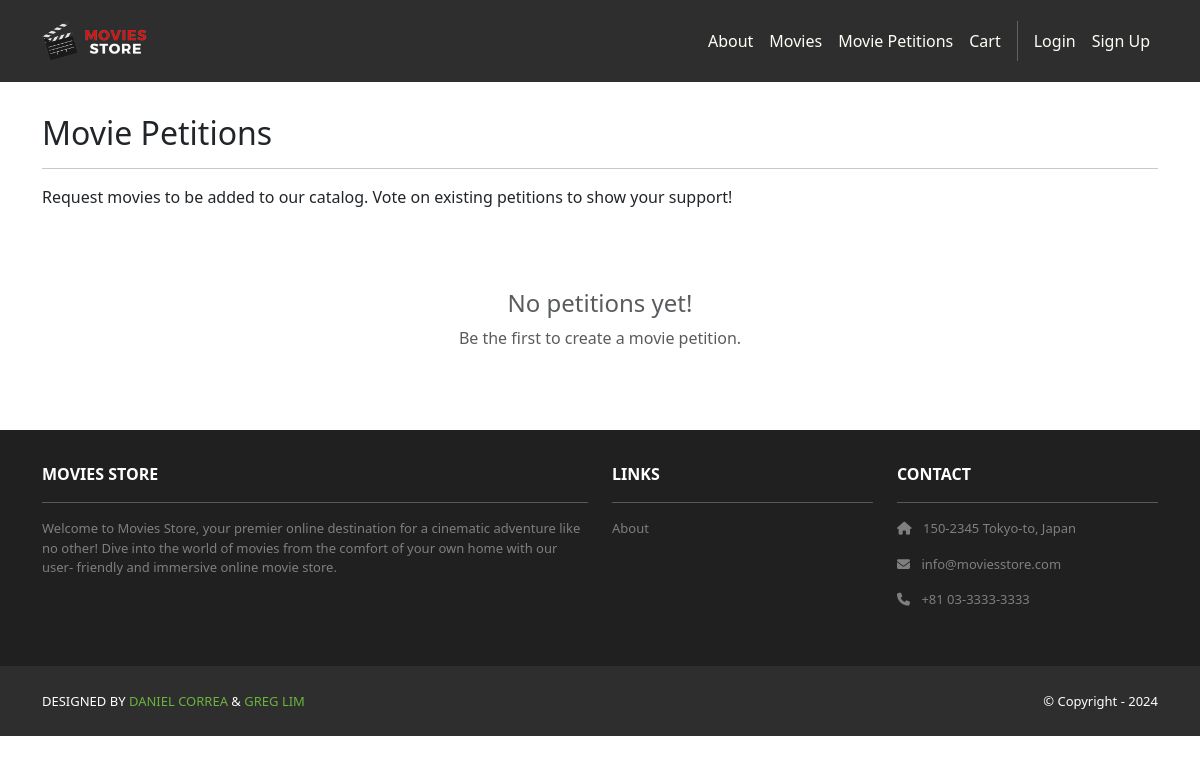
The app's page /movies/petitions/, older data.
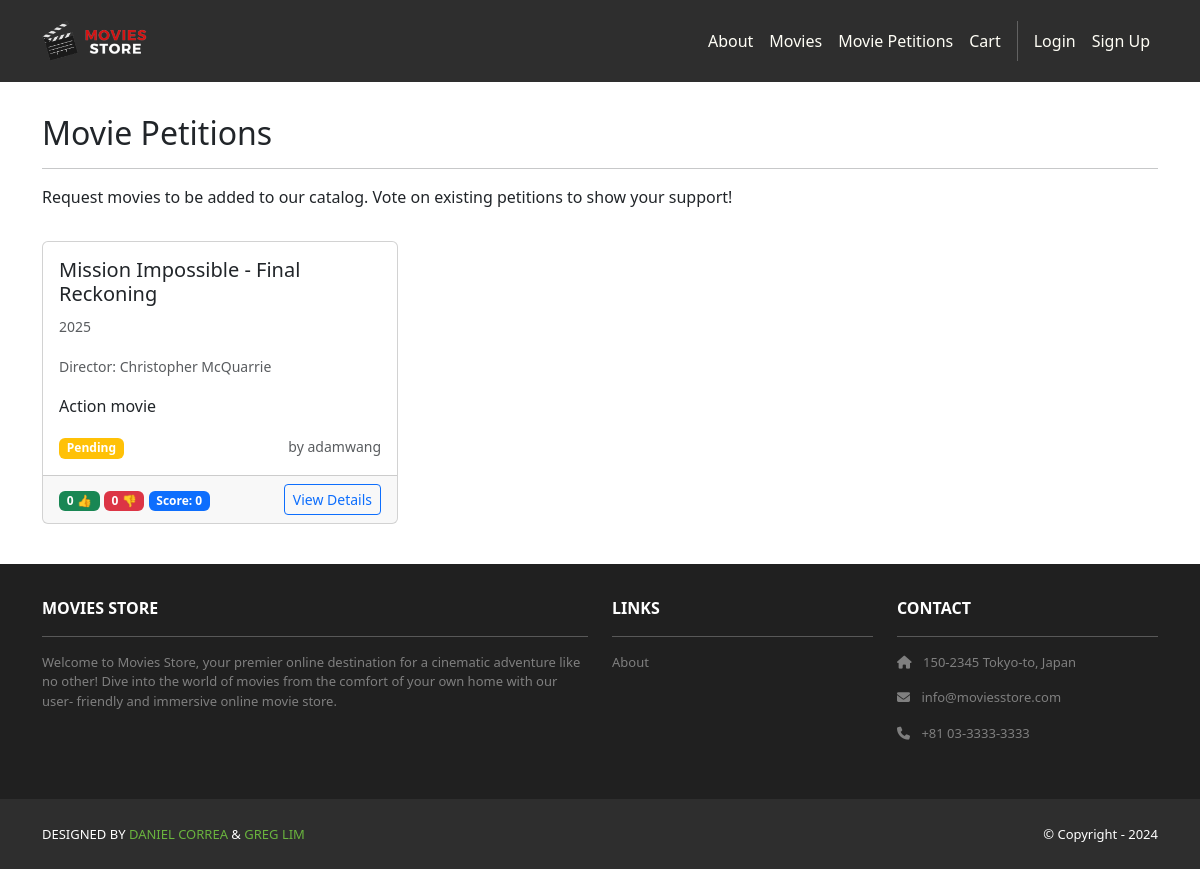
The same page, newer data.
### movies/models.py (models this page shows, shortened)
class MoviePetition(models.Model):
    id = models.AutoField(primary_key=True)
    movie_title = models.CharField(max_length=255)
    movie_description = models.TextField(blank=True, null=True)
    movie_year = models.IntegerField(blank=True, null=True)
    movie_director = models.CharField(max_length=255, blank=True, null=True)
    created_by = models.ForeignKey(User, on_delete=models.CASCADE)
    created_at = models.DateTimeField(auto_now_add=True)
    status = models.CharField(max_length=20, choices=[
        ('pending', 'Pending'),
        ('approved', 'Approved'),
        ('rejected', 'Rejected')
    ], default='pending')
    def get_vote_score(self):
        upvotes = self.petitionvote_set.filter(vote_type='upvote').count()
        downvotes = self.petitionvote_set.filter(vote_type='downvote').count()
        return upvotes - downvotes
    def get_upvotes(self):
        return self.petitionvote_set.filter(vote_type='upvote').count()
    def get_downvotes(self):
        return self.petitionvote_set.filter(vote_type='downvote').count()

### movies/views.py (the view)
# urls.py: path('petitions/', views.petitions, name='movies.petitions'),
def petitions(request):
    petitions = MoviePetition.objects.all().order_by('-created_at')
    template_data = {}
    template_data['title'] = 'Movie Petitions'
    template_data['petitions'] = petitions
    return render(request, 'movies/petitions.html', {'template_data': template_data})

### movies/templates/movies/petitions.html (shortened to what this page needs)
{% extends 'base.html' %}
{% block content %}
{% load static %}
<div class="p-3">
  <div class="container">
    <div class="row mt-3">
      <div class="col mx-auto mb-3">
        <h2>Movie Petitions</h2>
        <hr />
        <p>
          Request movies to be added to our catalog. Vote on existing petitions to show your support!
        </p>
      </div>
    </div>
    <div class="row">
      {% for petition in template_data.petitions %}
      <div class="col-md-6 col-lg-4 mb-4">
        <div class="card h-100">
          <div class="card-body">
            <h5 class="card-title">{{ petition.movie_title }}</h5>
            {% if petition.movie_year %}
              <p class="card-text"><small class="text-muted">{{ petition.movie_year }}</small></p>
            {% endif %}
            {% if petition.movie_director %}
              <p class="card-text"><small class="text-muted">Director: {{ petition.movie_director }}</small></p>
            {% endif %}
            {% if petition.movie_description %}
              <p class="card-text">{{ petition.movie_description|truncatewords:20 }}</p>
            {% endif %}
            <div class="d-flex justify-content-between align-items-center">
              <div>
                <span class="badge bg-{% if petition.status == 'approved' %}success{% elif petition.status == 'rejected' %}danger{% else %}warning{% endif %}">
                  {{ petition.get_status_display }}
                </span>
              </div>
              <div class="text-muted">
                <small>by {{ petition.created_by.username }}</small>
              </div>
            </div>
          </div>
          <div class="card-footer">
            <div class="d-flex justify-content-between align-items-center">
              <div>
                <span class="badge bg-success">{{ petition.get_upvotes }} 👍</span>
                <span class="badge bg-danger">{{ petition.get_downvotes }} 👎</span>
                <span class="badge bg-primary">Score: {{ petition.get_vote_score }}</span>
              </div>
              <a href="{% url 'movies.petition_detail' id=petition.id %}" class="btn btn-outline-primary btn-sm">
                View Details
              </a>
            </div>
          </div>
        </div>
      </div>
      {% empty %}
      <div class="col-12">
        <div class="text-center py-5">
          <h4 class="text-muted">No petitions yet!</h4>
          <p class="text-muted">Be the first to create a movie petition.</p>
        </div>
      </div>
      {% endfor %}
    </div>
  </div>
</div>
{% endblock content %}

Row changes from the older to the newer data that the page shows:
added MoviePetition: movie_title "Mission Impossible - Final Reckoning", movie_year "2025", movie_director "Christopher McQuarrie", movie_description "Action movie", status "Pending", created_by.username "adamwang", get_upvotes "0", get_downvotes "0", get_vote_score "0"
Text that changed along with them:
text no longer shown: "No petitions yet! Be the first to create a movie petition."
